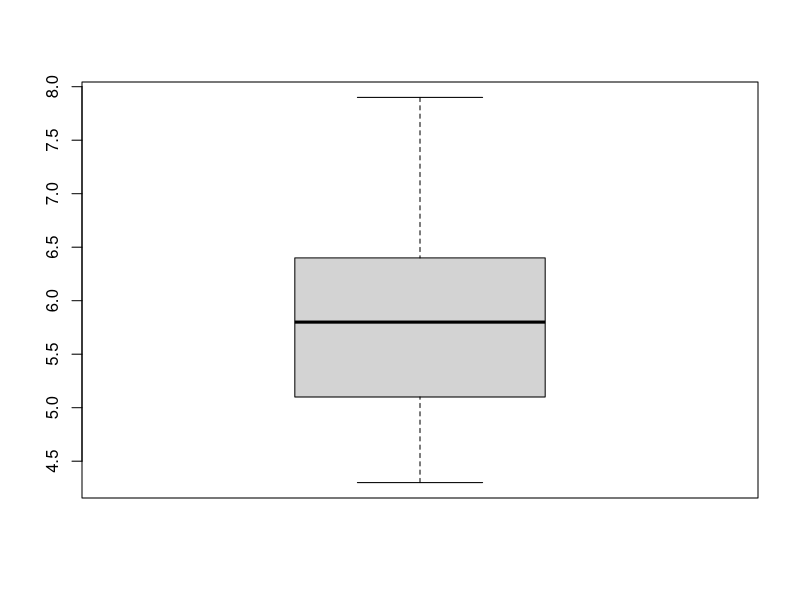
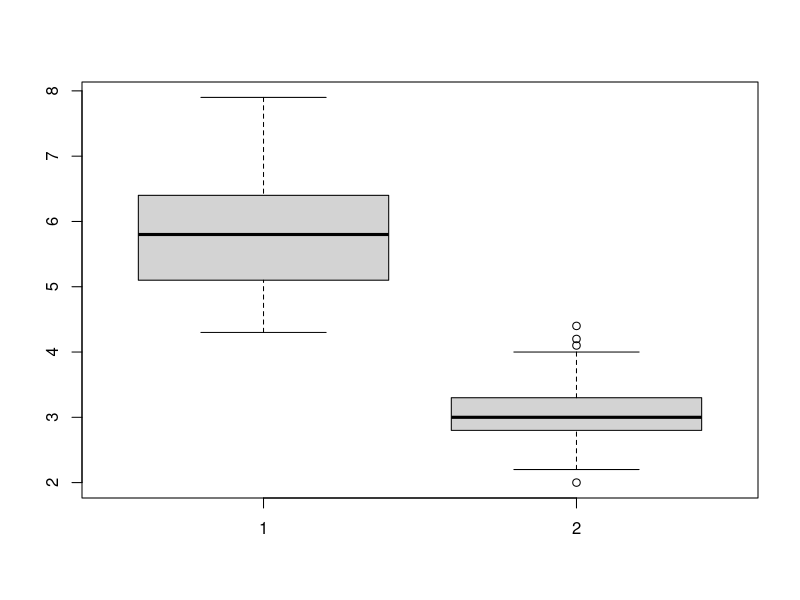
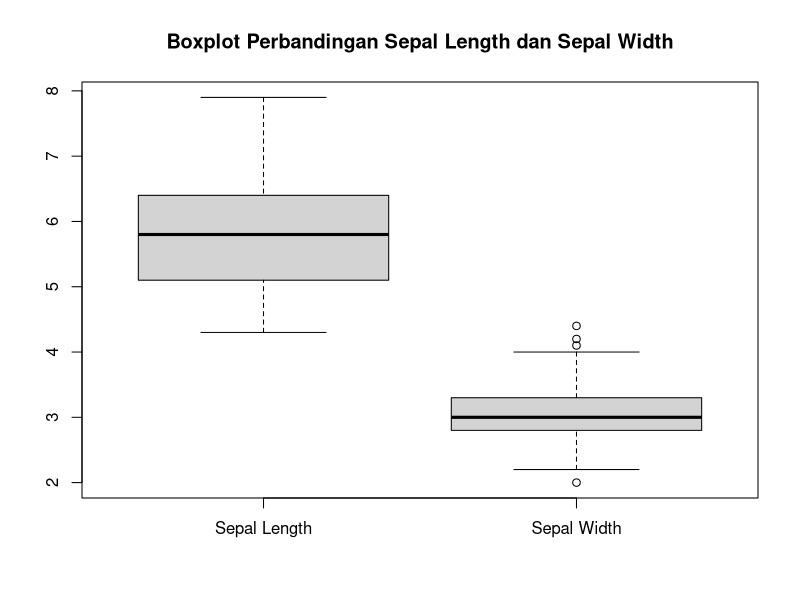
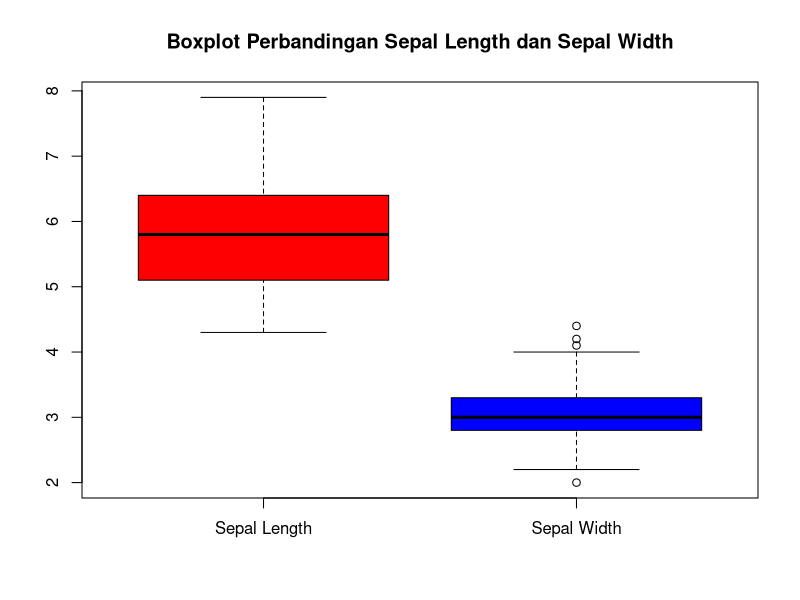
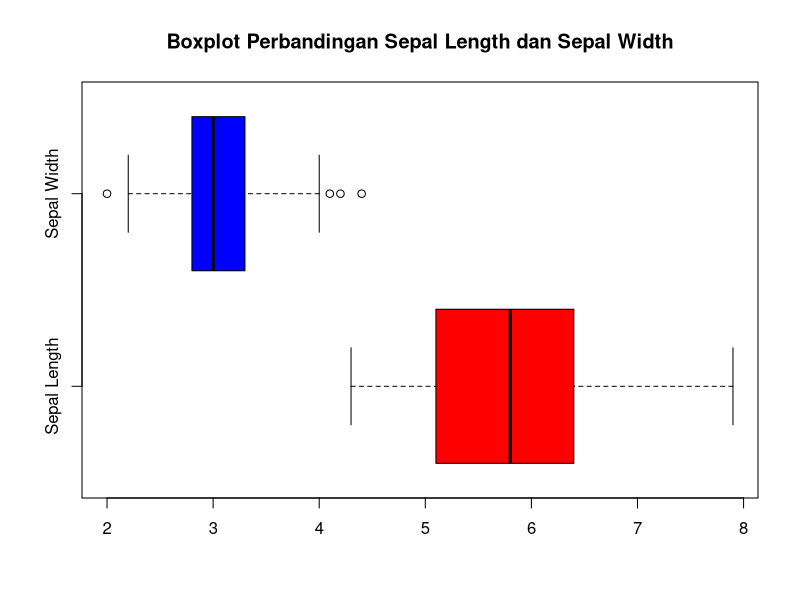
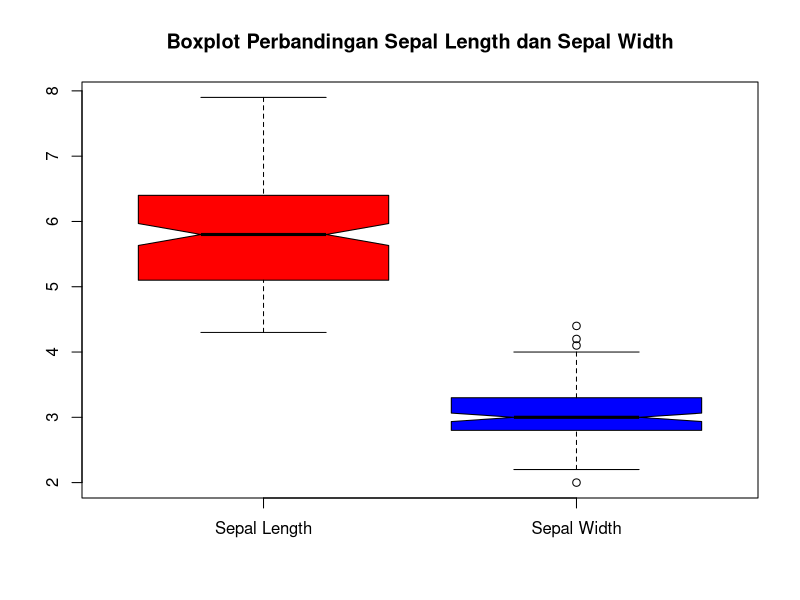
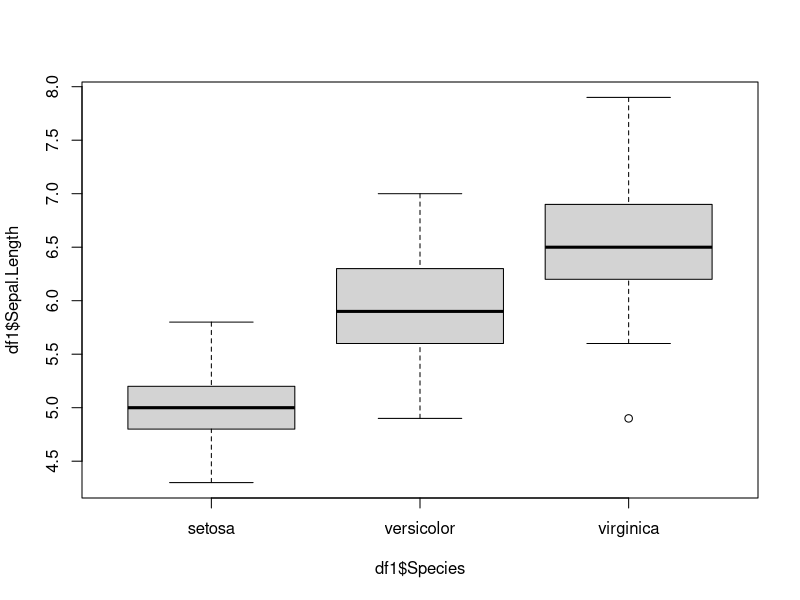
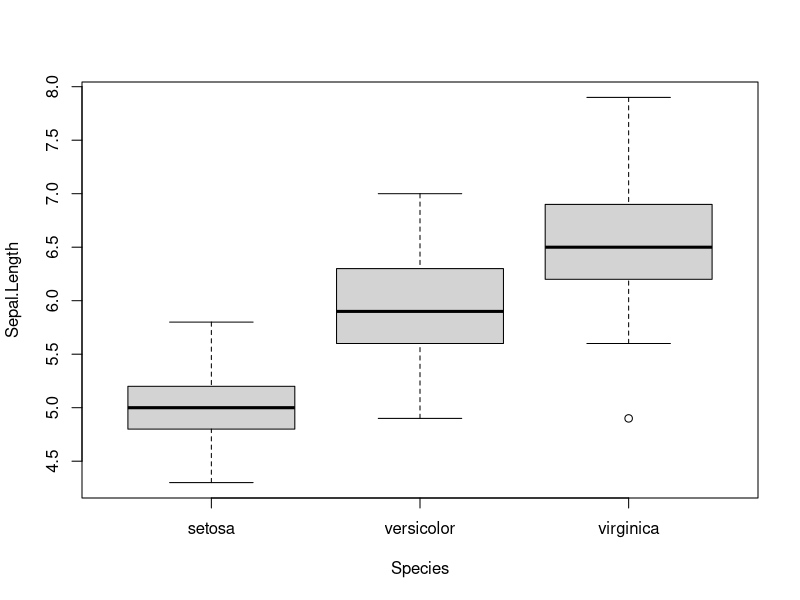

Write R code to recreate these figures, in order.
## ---- chunk 1
data("iris")
## ---- chunk 2
df1 <- iris
## ---- chunk 3
View(df1)
df1
## ---- chunk 4
ls(df1)
## ---- chunk 5
boxplot(df1$Sepal.Length) #1 variabel
## ---- chunk 6
boxplot(df1$Sepal.Length, df1$Sepal.Width) #2 variabel atau lebih
## ---- chunk 7
boxplot(df1$Sepal.Length, df1$Sepal.Width,
        main = "Boxplot Perbandingan Sepal Length dan Sepal Width",
        names = c("Sepal Length", "Sepal Width")) #tambahkan judul dan xlabel
## ---- chunk 8
boxplot(df1$Sepal.Length, df1$Sepal.Width,
        main = "Boxplot Perbandingan Sepal Length dan Sepal Width",
        names = c("Sepal Length", "Sepal Width"),
        col = c("red", "blue")) #ganti warna
## ---- chunk 9
boxplot(df1$Sepal.Length, df1$Sepal.Width,
        main = "Boxplot Perbandingan Sepal Length dan Sepal Width",
        names = c("Sepal Length", "Sepal Width"),
        col = c("red", "blue"),
        horizontal = TRUE) #rotate jadi horizontal
## ---- chunk 10
boxplot(df1$Sepal.Length, df1$Sepal.Width,
        main = "Boxplot Perbandingan Sepal Length dan Sepal Width",
        names = c("Sepal Length", "Sepal Width"),
        col = c("red", "blue"),
        notch = TRUE) # jadi "mengerucut" di sekitar median
## ---- chunk 11
boxplot(df1$Sepal.Length ~ df1$Species)
## ---- chunk 12
boxplot(Sepal.Length ~ Species, data = df1)
## ---- chunk 13
boxplot(df1$Sepal.Length ~ df1$Species, 
        main = "Perbandingan Sepal Length berdasarkan Species",
        xlab = "Species",
        ylab = "Sepal Length",
        col = c("blue","yellow","red"))
## ---- chunk 14
plot(df1)
## ---- chunk 15
plot(df1$Sepal.Length, df1$Sepal.Width)
## ---- chunk 16
plot(df1$Sepal.Length, df1$Sepal.Width, 
     main = "Ini Judul grafiknya")
## ---- chunk 17
plot(df1$Sepal.Length, df1$Sepal.Width, 
     main = "Ini Judul grafiknya",
     xlab = "Sumbu X",
     ylab = "Sumbu Y")
## ---- chunk 18
plot(df1$Sepal.Length, df1$Sepal.Width,
     main = "Scatter Plot Sepal Length dengan Sepal Width",
     xlab = "Sepal Length",
     ylab = "Sepal Width",
     col = "blue")
## ---- chunk 19
?stem
View(ChickWeight) #data dari r
stem(ChickWeight$weight)
hist(ChickWeight$weight) #buat perbandingan
## ---- chunk 20
min(ChickWeight$weight) #cek nilai minimumnya
max(ChickWeight$weight) #cek maxnya
## ---- chunk 21
stem(ChickWeight$weight, scale = 5) 
stem(ChickWeight$weight, width = 100) 
## ---- chunk 22
?dotchart
View(mtcars)
## ---- chunk 23
dotchart(mtcars$mpg)
## ---- chunk 24
dotchart(mtcars$mpg, labels = row.names(mtcars),
         cex = 0.9, xlab = "mpg",
         main = "Persebaran Jarak Yang Dapat Ditempuh Per Galon")
## ---- chunk 25
grps <- as.factor(mtcars$cyl)
my_cols <- c("blue", "darkgreen", "orange")
dotchart(mtcars$mpg, labels = row.names(mtcars),
         groups = grps, gcolor = my_cols,
         color = my_cols[grps],
         cex = 0.9,  pch = 22, xlab = "mpg",
         main = "Persebaran Jarak Yang Dapat Ditempuh Per Galon Berdasarkan Jumlah Silinder")
legend("bottomright", legend = c("4","6", "6"),
       fill = my_cols, cex = 0.8)
## ---- chunk 26
data()
## ---- chunk 27
?iris
## ---- chunk 28
data(package = "datasets")
## ---- chunk 29
data("nhtemp")
## ---- chunk 30
View(nhtemp)
nhtemp
## ---- chunk 31
plot(nhtemp)
## ---- chunk 32
df_nhtemp <- data.frame(Time=time(nhtemp),
                        Temp=as.matrix(nhtemp))
## ---- chunk 33
View(df_nhtemp)
df_nhtemp
## ---- chunk 34
plot(df_nhtemp$Time, df_nhtemp$Temp, type="l")
## ---- chunk 35
plot(df_nhtemp$Time, df_nhtemp$Temp, type="l",
     xlab="Time", ylab="Temp",
     main="Average Yearly Temperature in New Haven")
## ---- chunk 36
library(ggplot2)
## ---- chunk 37
data(package = "ggplot2")
## ---- chunk 38
data("economics", package = "ggplot2")
## ---- chunk 39
df2 <- economics
## ---- chunk 40
View(df2)
df2
## ---- chunk 41
ls(df2)
## ---- chunk 42
plot(df2$date, df2$unemploy,
     type = "l",
     col = "red")
## ---- chunk 43
ggplot(df2, aes(x = date, y = unemploy))
## ---- chunk 44
ggplot(df2, aes(x = date, y = unemploy)) + 
  geom_line()
## ---- chunk 45
2+3
## ---- chunk 46
tren_pengangguran <- ggplot(df2, aes(x = date, y = unemploy)) + 
  geom_line()
## ---- chunk 47
tren_pengangguran
## ---- chunk 48
ggplot(df2, aes(x = date, y = unemploy)) + 
  geom_line() + 
  labs(
    title = "Line Chart Tahun dengan Jumlah Pengangguran",
    x = "Tahun",
    y = "Jumlah Pengangguran"
  )
## ---- chunk 49
ggplot(df1, aes(x = Sepal.Length, y = Sepal.Width)) + 
  geom_point()
## ---- chunk 50
ggplot(df1, aes(x = Sepal.Length, y = Sepal.Width, color = Species)) + 
  geom_point()
## ---- chunk 51
ggplot(df1, aes(x = Sepal.Length, y = Sepal.Width, color = Species)) + 
  geom_point() + 
  labs(
    title = "Scatter Plot Sepal Length vs Sepal Width",
    x = "Sepal Length",
    y = "Sepal Width",
    color = "Species Names"
  )
## ---- chunk 52
ggplot(df1, aes(x = Petal.Length, y = Petal.Width, color = Species)) + 
  geom_point() + 
  labs(
    title = "Scatter Plot Petal Length vs Petal Width",
    x = "Petal Length",
    y = "Petal Width",
    color = "Species Names"
  )
## ---- chunk 53
data()
## ---- chunk 54
data(package = "datasets")
## ---- chunk 55
data("mtcars", package = "datasets")
## ---- chunk 56
df3 <- mtcars
## ---- chunk 57
View(df3)
df3
## ---- chunk 58
ls(df3)
## ---- chunk 59
df3$cyl
## ---- chunk 60
ggplot(df3, aes(x = cyl)) + 
  geom_bar()
## ---- chunk 61
ggplot(df3, aes(x = cyl, fill = "red")) + 
  geom_bar()
## ---- chunk 62
ggplot(df3, aes(x = cyl, fill = "red")) + 
  geom_bar(width = 1)
## ---- chunk 63
ggplot(df3, aes(x = factor(1), fill = factor(cyl))) + 
  geom_bar(width = 1) + 
  coord_polar(theta = "y")
## ---- chunk 64
ggplot(df1, aes(x = Sepal.Length)) + 
  geom_histogram()
## ---- chunk 65
ggplot(df1, aes(x = Sepal.Length)) + 
  geom_histogram(binwidth = 0.5)
## ---- chunk 66
ggplot(df1, aes(x = Sepal.Length)) + 
  geom_histogram(binwidth = 0.5, fill = "skyblue", color = "black")
## ---- chunk 67
ggplot(df1, aes(x = Species, y = Sepal.Length)) + 
  geom_boxplot()
## ---- chunk 68
ggplot(df1, aes(x = Species, y = Sepal.Length)) + 
  geom_boxplot(fill = "skyblue", color = "black")
## ---- chunk 69
df4 <- data.frame(category = c("A", "B", "C"), value = c(20, 15, 25))
## ---- chunk 70
ggplot(df4, aes(x = category, y = value)) + 
  geom_col()
